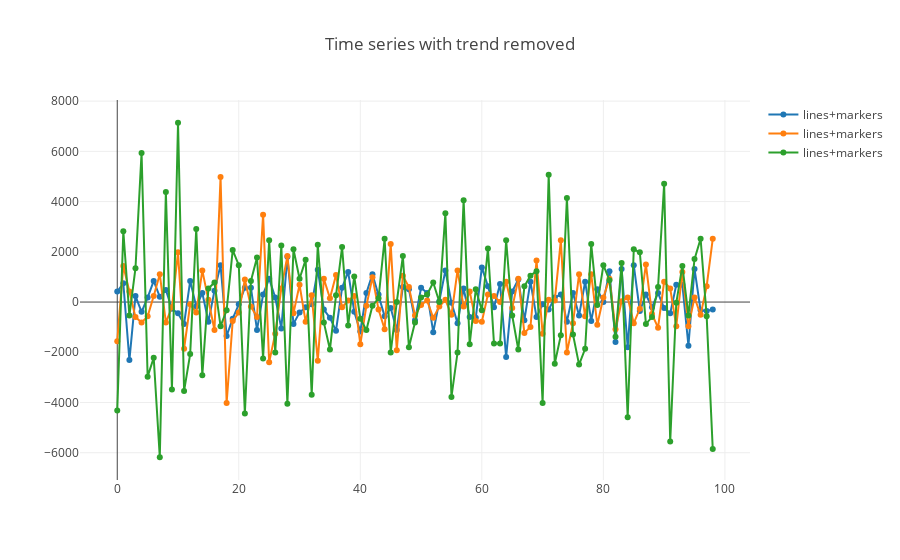

Notebook source saved alongside this figure:
### Code cell
# Plot to vizualized differences
trace0 = go.Scatter(
    y = Xdiff[0],
    x = np.arange(0, Xdiff[0].max()),
    mode = 'lines+markers',
    name = 'lines+markers'
)

trace1 = go.Scatter(
    y = Xdiff[2500],
    x = np.arange(0, Xdiff[0].max()),
    mode = 'lines+markers',
    name = 'lines+markers'
)

trace2 = go.Scatter(
    y = Xdiff[5000],
    x = np.arange(0, Xdiff[0].max()),
    mode = 'lines+markers',
    name = 'lines+markers'
)

diff_data = [trace0, trace1, trace2]

layout = go.Layout(title='Time series with trend removed', showlegend=True)
fig = go.Figure(data=diff_data, layout=layout)

iplot(fig, filename='show-legend')

### Figure 1 — Plotly figure (JSON) as saved in the notebook; plotly's stock layout.template omitted (floating-point values rounded to 4 significant figures; data arrays with more than 128 entries replaced by an {"elided": "..."} marker saying what was removed)
{"data": [{"mode": "lines+markers", "name": "lines+markers", "type": "scatter", "x": {"elided": "1800 int values"}, "y": [420, 750, -2310, 240, -390, 180, 840, 210, 480, -270, -450, -870, 840, -180, 360, -780, 450, 1470, -1350, -660, -90, 570, 570, -1110, 300, 930, 180, -1050, 1800, -870, -420, -210, -90, 1290, -300, -630, -1140, 570, 1200, -390, -1170, 360, 1110, 300, -570, -240, -1110, 600, 510, -720, 570, 360, -1200, 30, 1260, -30, -840, 540, -600, -630, 1380, 630, -210, 720, -2190, 420, 900, -720, 810, -600, -90, -300, 180, 300, -780, 360, -540, 810, -750, 510, 0, 1230, -1590, 1320, -1800, 1470, -360, 300, -210, 360, -240, -450, 690, 690, -1740, 1320, -330, -360, -300]}, {"mode": "lines+markers", "name": "lines+markers", "type": "scatter", "x": {"elided": "1800 int values"}, "y": [-1560, 1440, 420, -600, -810, -570, 240, 1110, -810, -210, 1980, -1860, -90, -420, 1260, 90, -1110, 4980, -4020, -750, -420, 900, -180, -600, 3480, -2400, -1260, 540, 1830, -450, 690, -780, 270, -2340, 930, 150, 1080, -210, 60, 240, -1680, -150, 990, -300, -1080, 2310, -1920, 1050, 600, -540, -120, 60, -630, -180, 90, -510, 1260, -180, 420, -750, -780, 300, 240, 0, 810, -240, 930, -1230, -990, 1650, -1260, 90, 60, 2460, -2010, -840, 1110, -570, 1110, -900, 180, 930, -1080, 30, 180, -840, -270, 1500, -480, -1020, 810, 540, -960, 1200, -960, 180, -510, 630, 2520]}, {"mode": "lines+markers", "name": "lines+markers", "type": "scatter", "x": {"elided": "1800 int values"}, "y": [-4320, 2820, -540, 1350, 5940, -2970, -2220, -6180, 4380, -3480, 7140, -3540, -2070, 2910, -2910, 540, 780, -960, -330, 2070, 1470, -4440, 840, 1770, -2250, 2460, -2010, 2250, -4050, 2100, 930, 1680, -3690, 2280, -810, -1890, 270, 2190, -930, 1020, -660, -1110, -150, 150, 2520, -2010, 0, 1830, -1800, -810, 180, 300, 780, 0, 3540, -3780, -2010, 4050, -1680, 510, -330, 2130, -1650, -1650, 2460, -540, -1890, 630, 1050, 1230, -4020, 5070, -2460, -1320, 4140, -1290, -2490, -1860, 2310, -120, 1470, 870, -1380, 1560, -4590, 2100, 1980, -870, -600, 600, 4710, -5550, -30, 1440, -540, 1710, 2520, -570, -5850]}], "layout": {"showlegend": true, "title": "Time series with trend removed"}}
